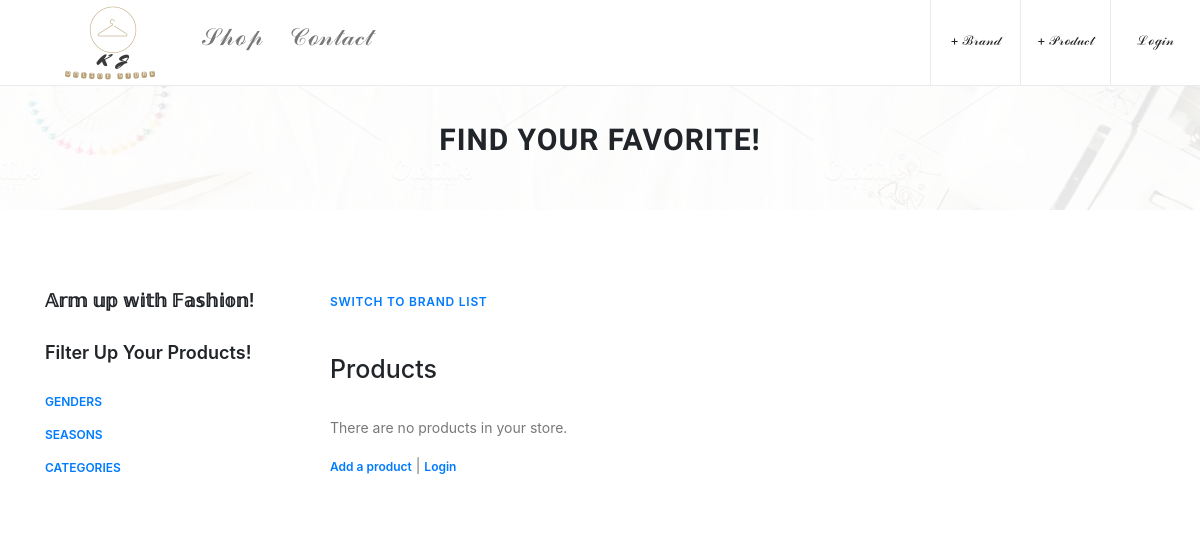
/product, run on an earlier commit of the app's database.
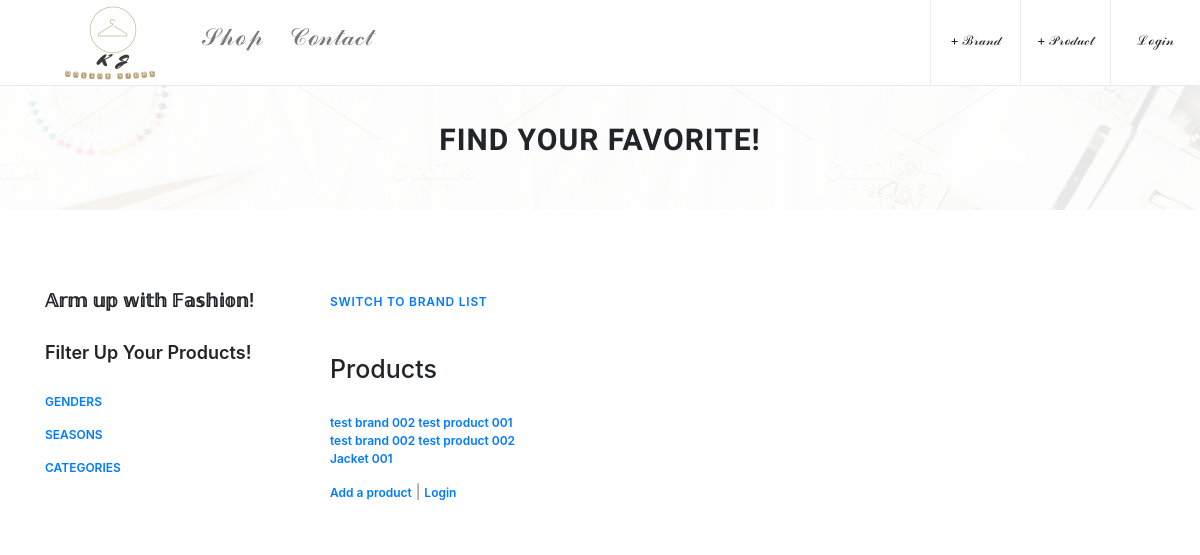
And on a later commit of the database.
### fashions/models.py (models this page shows, shortened)
class Product(models.Model) :
    name = models.CharField(
            max_length=200,
            validators=[MinLengthValidator(2, "Title must be greater than 2 characters")]
    )
    discription = models.TextField(
        validators=[MinLengthValidator(3, "Discription must be greater than 3 characters")]
    )
    comments = models.ManyToManyField(settings.AUTH_USER_MODEL,
        through='CommentRating', related_name='CommentRatings_owned')
    sales = models.PositiveIntegerField(default=0)
    price = models.DecimalField(max_digits=7, decimal_places=2, null=True)
    brand = models.ForeignKey(Brand, on_delete=models.CASCADE)
    gender = models.ForeignKey(Gender, on_delete=models.CASCADE)
    season = models.ForeignKey(Season, on_delete=models.CASCADE)
    categories = models.ManyToManyField(Category, help_text='Choose the categories this product has')
    created_at = models.DateTimeField(auto_now_add=True)
    updated_at = models.DateTimeField(auto_now=True)
    picture = models.BinaryField(null=True, editable=True, blank=True)
    content_type = models.CharField(max_length=256, null=True, help_text='The MIMEType of the file')

### fashions/views.py (the view)
# urls.py: path('product', views.ProductView.as_view(), name='product'),
class ProductView(OwnerListView):
    model = Product
    template_name = "fashions/product_list.html"
    def get(self, request) :
        products = Product.objects.all()
        brands = Brand.objects.all()
        gender_list = Gender.objects.all()
        season_list = Season.objects.all()
        category_list = Category.objects.all()
        context = { 'products' : products,'gender_list': gender_list, 'season_list' : season_list, 'category_list' : category_list, 'brands' : brands }
        return render(request, self.template_name, context)

### home/context_processors.py (called while the page is built)
def settings(request):
    return {
        'settings': django_settings,
    }

### fashions/templates/fashions/product_list.html (shortened to what the changed rows need)
{% extends "fashions/base_menu.html" %}
{% load app_tags %}
{% load staticfiles %}
{% block navbar %}
            <div class="breadcumb_area bg-img" style="background-image: url({% static 'img/title_br.jpg' %});">
                <div class="container h-100">
                    <div class="row h-100 align-items-center">
                        <div class="col-12">
                            <div class="page-title text-center">
                                <h2>Find your favorite!</h2>
                            </div>
                        </div>
                    </div>
                </div>
            </div>
    <section class="shop_grid_area section-padding-80">
        <div class="container">
            <div class="row">
                <div class="col-12 col-md-8 col-lg-9">
                    <div class="shop_grid_product_area">
                        <div class="product-description"><h1>Products</h1></div>
                        <br>
                            <p>
                            {% if products %}
                            <ul>
                              {% for product in products %}
                                <li>
                                    <a href="{% url 'fashions:product_detail'  product.id %}">{{ product.name }}</a>
                                </li>
                              {% endfor %}
                            </ul>
                            {% else %}
                              <p>There are no products in your store.</p>
                            {% endif %}
                            </p>
                    </div>
                </div>
            </div>
        </div>
    </section>
{% endblock %}

What changed in the data, as far as the page shows it:
added Product: name "test brand 002 test product 001"
added Product: name "test brand 002 test product 002"
added Product: name "Jacket 001"
Also different on the page:
text no longer shown: "There are no products in your store."
